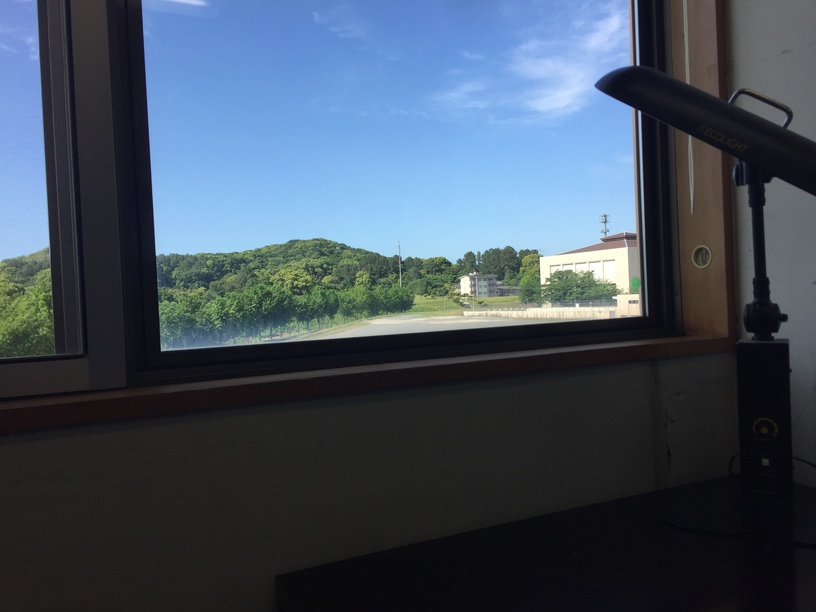
#> input picture fullcolor_sample.jpg, 816 x 612 px
$ jupyter execute Untitled.ipynb
#> lines starting #> are read from the running program, lines starting #| are printed output that depends on the picture
[cell 1]
import six
batchsize = 100
N_test = 500
N_epoch = 100
for epoch in six.moves.range(1,N_epoch+1):
    print('*************')
    print(epoch)
    print('*************')
    for i in six.moves.range(0,N_test,batchsize):
        print(i)

[cell 2]
import numpy as np
perm = np.random.permutation(60000)
np.shape(perm)
print(min(perm))

[cell 3]
def convert_label(label):
    l = []
    for y in label:
        tmp = []
        for i in range(10):
            tmp.append(1) if i == y else tmp.append(0)
        l.append(tmp)
    return l

[cell 4]
import random
tmp = [random.randint(0,100) for i in range(0,100)]
convert_label(tmp)

[cell 5]
from PIL import Image
img = Image.open('fullcolor_sample.jpg')
#> img is the input picture: PIL image 816x612 RGB; mean R, G, B 66.6, 79.4, 93.8

[cell 6]
import cv2
img = cv2.imread('fullcolor_sample.jpg')
#> img: shape (612, 816, 3)
img_g = cv2.cvtColor(img, cv2.COLOR_BGR2GRAY)
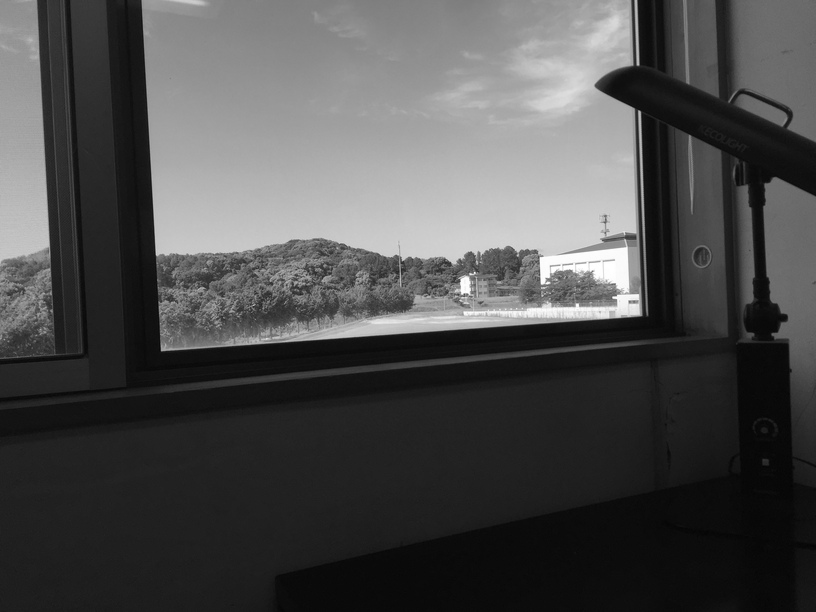
#> img_g: shape (612, 816); min 3, max 255, mean 77.2
cv2.imwrite('a.jpg',img_g)
print(img)
#> (printed output is left out)
print(img_g)
#> (printed output is left out)
